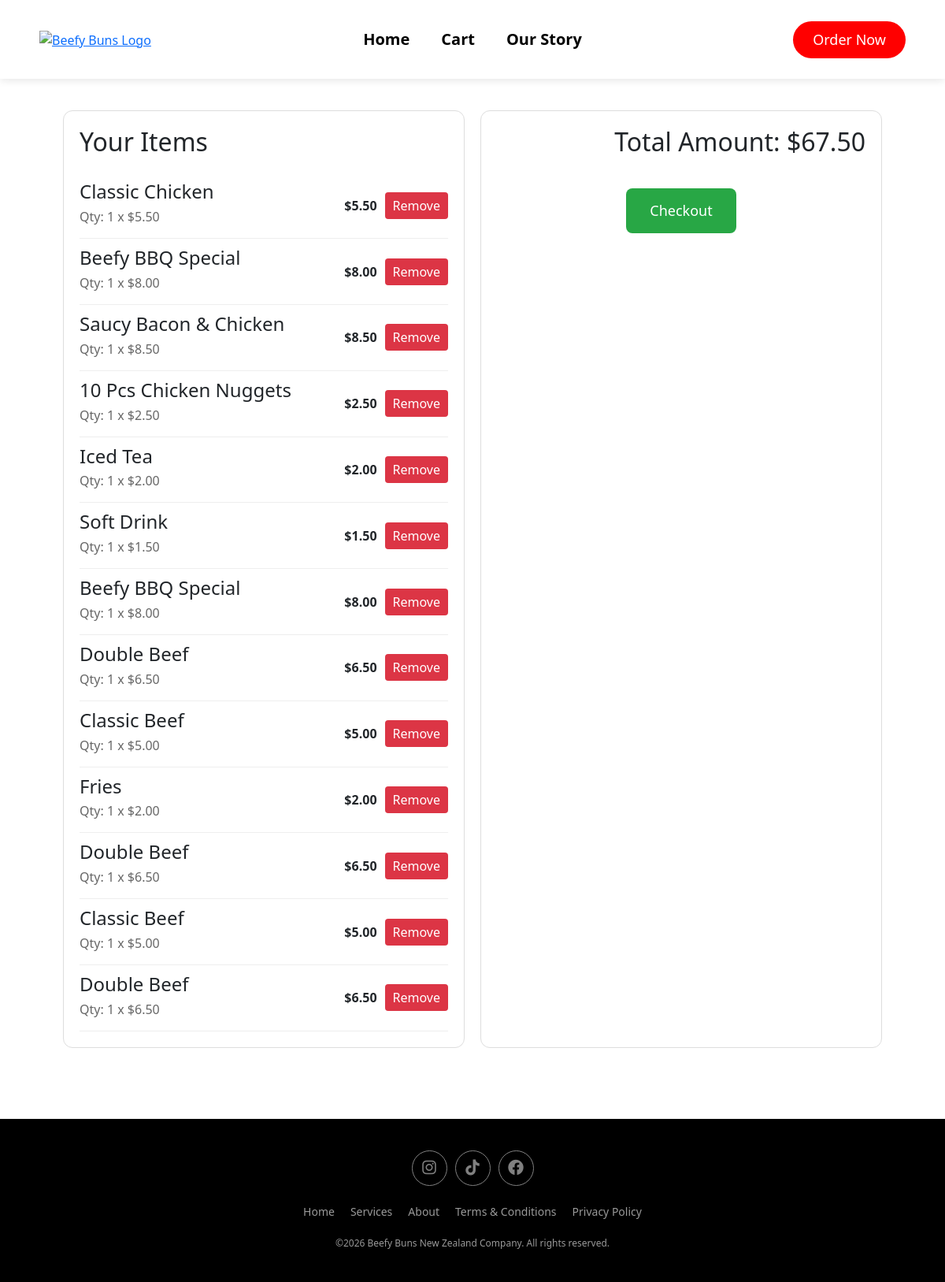
The app's page /checkout, older data.
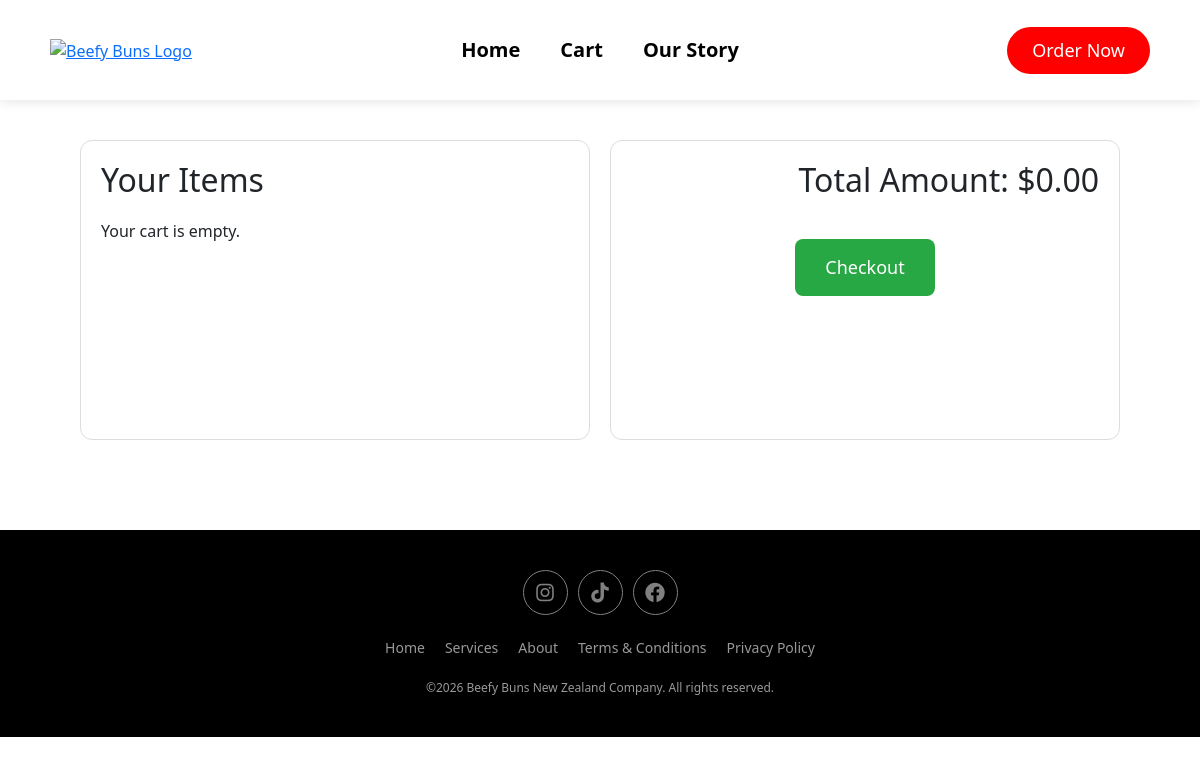
The same page, newer data.
### tables this page shows
CREATE TABLE orders (
    orderid INTEGER PRIMARY KEY AUTOINCREMENT,
    menuid INTEGER NOT NULL,
    quantity INTEGER NOT NULL,
    total REAL NOT NULL,
    order_time TIMESTAMP DEFAULT CURRENT_TIMESTAMP,
    FOREIGN KEY (menuid) REFERENCES Menu(menuid)
);

CREATE TABLE menu (
    menuid INTEGER PRIMARY KEY AUTOINCREMENT,
    name TEXT NOT NULL,
    description TEXT,
    price REAL NOT NULL
, category TEXT);

### app.py (the view)
@app.route("/checkout")
def checkout():
    conn = get_db()
    cursor = conn.cursor()
    cursor.execute("""
        SELECT orders.orderid, menu.name, menu.price, orders.quantity, orders.total
        FROM orders
        JOIN menu ON orders.menuid = menu.menuid
        ORDER BY orders.order_time DESC
    """)
    cart_items = cursor.fetchall()
    total = sum(item[4] for item in cart_items)  # item[4] is total
    return render_template("checkout.html", cart_items=cart_items, total=total)

### database.py (called while the page is built)
def get_db():
    if 'db' not in g:
        g.db = sqlite3.connect(DATABASE)
        g.db.row_factory = sqlite3.Row
    return g.db

### templates/checkout.html (shortened to what this page needs)
<!DOCTYPE html>
<html lang="en">
<head>
    <link rel="stylesheet" href="/static/styles.css">
    <link href="https://cdn.jsdelivr.net/npm/bootstrap@5.3.3/dist/css/bootstrap.min.css" rel="stylesheet">
    <link rel="stylesheet" href="https://cdnjs.cloudflare.com/ajax/libs/font-awesome/6.0.0/css/all.min.css">
</head>
<body>
    <header>
      <nav class="nav_bar">
      <div class="nav-container">
          <div class="nav_logo">
          <a href="/">
            <img class="logo" src="/static/assets/logo.png" alt="Beefy Buns Logo">
          </a>
          </div>
          <ul class="nav_links">
              <li><a href="/">Home</a></li>
              <li><a href="/checkout">Cart</a></li>
              <li><a href="/aboutus">Our Story</a></li>
          </ul>
          <div class="nav_order_button">
            <a href="/menu">
              <button type="button" class="order_button">Order Now</button>
            </a>
          </div>
        </div>
        </nav>
    </header>
    <main style="display: flex; gap: 20px; padding: 40px;">
        <section style="flex: 1; background: #fff; border: 1px solid #ddd; border-radius: 12px; padding: 20px; min-height: 300px;">
            <div style="display: flex; justify-content: flex-start; align-items: center; margin-bottom: 20px;">
                <h2 style="margin: 0;">Your Items</h2>
            </div>
            {% if cart_items %}
                {% for item in cart_items %}
                <div style="display: flex; justify-content: space-between; align-items: center; border-bottom: 1px solid #eee; padding: 10px 0;">
                    <div>
                        <h4 style="margin: 0;">{{ item[1] }}</h4>
                        <p style="margin: 5px 0; color: #666;">Qty: {{ item[3] }} x ${{ "%.2f"|format(item[2]) }}</p>
                    </div>
                    <div style="display: flex; align-items: center; gap: 10px;">
                        <span style="font-weight: bold;">${{ "%.2f"|format(item[4]) }}</span>
                        <form action="/remove_item/{{ item[0] }}" method="post" style="margin: 0;">
                            <button type="submit" style="background: #dc3545; color: white; border: none; padding: 5px 10px; border-radius: 4px; cursor: pointer;">Remove</button>
                        </form>
                    </div>
                </div>
                {% endfor %}
            {% else %}
                <p>Your cart is empty.</p>
            {% endif %}
        </section>
        <aside style="flex: 1; background: #fff; border: 1px solid #ddd; border-radius: 12px; padding: 20px; min-height: 300px;">
            <div style="display: flex; justify-content: flex-end; align-items: center; margin-bottom: 20px;">
                <h2 style="margin: 0;">Total Amount: ${{ "%.2f"|format(total) }}</h2>
            </div>
            <div style="text-align: center; margin-top: 40px;">
                <button style="background: #28a745; color: white; border: none; padding: 15px 30px; border-radius: 8px; font-size: 18px; cursor: pointer;">Checkout</button>
            </div>
        </aside>
    </main>
    <footer class="main-footer">
  <div class="footer-socials">
    <a href="https://www.instagram.com"><i class="fab fa-instagram"></i></a>
    <a href="https://www.tiktok.com"><i class="fab fa-tiktok"></i></a>
    <a href="https://www.facebook.com"><i class="fab fa-facebook"></i></a>
  </div>
  <ul class="footer-links">
    <li><a href="/">Home</a></li>
    <li><a href="#">Services</a></li>
    <li><a href="/aboutus">About</a></li>
    <li><a href="#">Terms & Conditions</a></li>
    <li><a href="#">Privacy Policy</a></li>
  </ul>
  <p class="footer-copyright">©2026 Beefy Buns New Zealand Company. All rights reserved.</p>
    </footer>
</body>
</html>

### static/styles.css (style rules this page uses)
* { margin: 0; padding: 0; }
body { padding-top: 100px; padding-left: 40px; padding-right: 40px; }
.nav_bar { background-color: #ffffff; display: flex; width: 100%; position: fixed; top: 0; left: 0; z-index: 1000; height: 100px; box-shadow: 0 2px 10px rgba(0,0,0,0.1); box-sizing: border-box; }
.nav-container { display: flex; width: 100%; align-items: center; padding: 0 50px; }
.nav_logo, .nav_links, .nav_order_button { flex: 1; display: flex; align-items: center; }
.nav_logo { justify-content: flex-start; }
.logo { height: 100px; width: auto; }
.nav_links { justify-content: center; gap: 40px; list-style: none; margin: 0; padding: 0; }
.nav_links a { text-decoration: none; color: black; font-size: 20px; font-weight: bold; }
.nav_order_button { justify-content: flex-end; }
.order_button { border-radius: 30px; background-color: red; color: white; font-size: 18px; padding: 10px 25px; border: none; cursor: pointer; transition: 0.4s; }
.main-footer { background-color: black; padding: 40px 0; margin-right: -40px; margin-left: -40px; display: flex; flex-direction: column; align-items: center; gap: 20px; margin-top: 50px; }
.footer-socials { display: flex; justify-content: center; gap: 10px; }
.footer-socials a { display: inline-flex; justify-content: center; align-items: center; width: 45px; height: 45px; border: 1px solid grey; border-radius: 50%; color: grey; text-decoration: none; font-size: 20px; transition: 0.3s; }
.footer-links { display: flex; list-style: none; gap: 20px; padding: 0; margin: 0; }
.footer-links a { text-decoration: none; color: #999; font-size: 14px; }
.footer-copyright { color: #999; font-size: 12px; margin: 0; }

Row changes from the older to the newer data that the page shows:
removed orders: name "Classic Chicken", quantity "1", total "5.50"
no longer on this page (row unchanged): menu: price "5.50"
removed orders: name "Beefy BBQ Special", quantity "1", total "8.00"
no longer on this page (row unchanged): menu: price "8.00"
removed orders: name "Saucy Bacon & Chicken", quantity "1", total "8.50"
no longer on this page (row unchanged): menu: price "8.50"
removed orders: name "10 Pcs Chicken Nuggets", quantity "1", total "2.50"
no longer on this page (row unchanged): menu: price "2.50"
removed orders: name "Iced Tea", quantity "1", total "2.00"
no longer on this page (row unchanged): menu: price "2.00"
removed orders: name "Soft Drink", quantity "1", total "1.50"
no longer on this page (row unchanged): menu: price "1.50"
removed orders: name "Beefy BBQ Special", quantity "1", total "8.00"
removed orders: name "Double Beef", quantity "1", total "6.50"
no longer on this page (row unchanged): menu: price "6.50"
removed orders: name "Classic Beef", quantity "1", total "5.00"
no longer on this page (row unchanged): menu: price "5.00"
removed orders: name "Fries", quantity "1", total "2.00"
no longer on this page (row unchanged): menu: price "2.00"
removed orders: name "Double Beef", quantity "1", total "6.50"
removed orders: name "Classic Beef", quantity "1", total "5.00"
removed orders: name "Double Beef", quantity "1", total "6.50"
Text that changed along with them:
{{ "%.2f"|format(total) }}: "67.50" → "0.00"
text now shown: "Your cart is empty."
